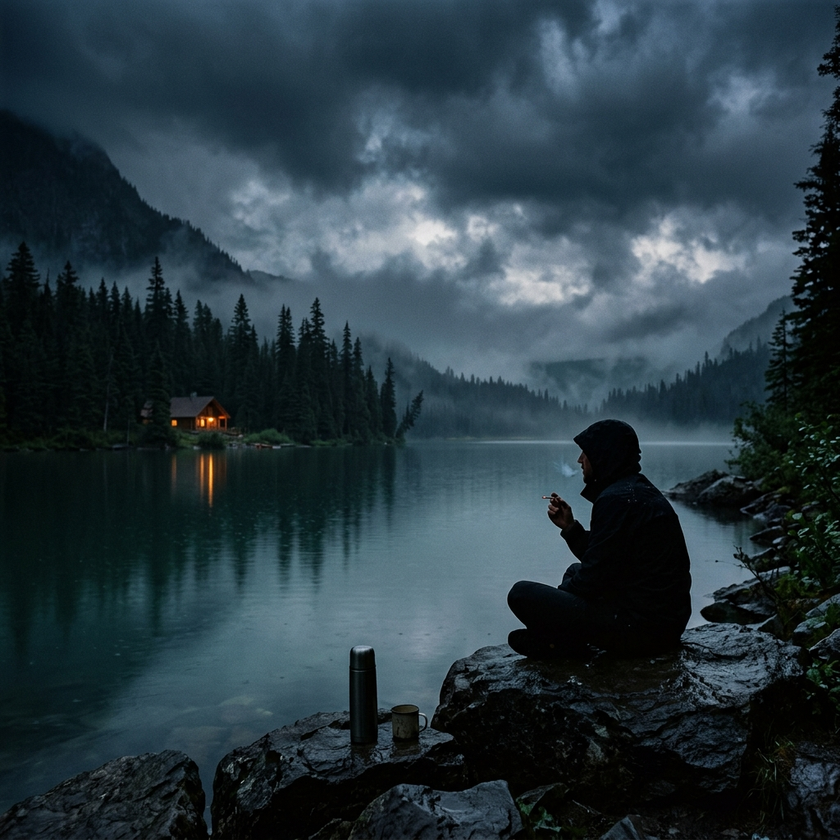
#> input picture assets/images/lake_guy.png, 840 x 840 px, shrunk from 1024 x 1024 before the run, found by its file name
$ python crop_person.py
#> lines starting #> are read from the running program, lines starting #| are printed output that depends on the picture; long printed decimals are rounded
from PIL import Image

img = Image.open('c:/laragon/www/my_vibe/assets/images/lake_guy.png')
#> img is the input picture: PIL image 840x840 RGB; mean R, G, B 41.6, 58.4, 66.7
w, h = img.size
#> w = 840; h = 840
print(f"Dimensions: {w}x{h}")
#| Dimensions: 840x840

# Let's save a cropped region around the person to check it manually or inspect the values
# The person is on the right, around x: 0.55 to 0.85, y: 0.50 to 0.90
crop_x1 = int(w * 0.58)
#> crop_x1 = 487
crop_y1 = int(h * 0.55)
#> crop_y1 = 462
crop_x2 = int(w * 0.72)
#> crop_x2 = 604
crop_y2 = int(h * 0.75)
#> crop_y2 = 630

cropped = img.crop((crop_x1, crop_y1, crop_x2, crop_y2))
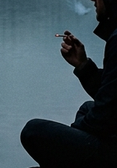
#> cropped: PIL image 117x168 RGB; mean R, G, B 59.5, 76.2, 84.3
cropped.save('c:/laragon/www/my_vibe/scratch/person_crop.png')
print(f"Saved crop of size {cropped.size} to scratch/person_crop.png")
#| Saved crop of size (117, 168) to scratch/person_crop.png

# Let's find local brightness peaks (e.g. the cigarette tip) in this crop
# The cigarette tip is usually a small white/orange spot. Let's find the brightest pixel.
brightest = None
max_b = -1
for cy in range(crop_y1, crop_y2):
    for cx in range(crop_x1, crop_x2):
        r, g, b = img.getpixel((cx, cy))[:3]
        brightness = (r + g + b) / 3.0
        # If it's a small ember, it might also have higher red/yellow hue. Let's check:
        if brightness > max_b:
            max_b = brightness
            brightest = (cx, cy, r, g, b)
#> after the loop, brightest = (556, 587, 165, 183, 191); max_b = 179.7

print(f"Brightest pixel in person crop: x={brightest[0]} ({brightest[0]/w:.4f}), y={brightest[1]} ({brightest[1]/h:.4f}), rgb={brightest[2:5]}, brightness={max_b}")
#| Brightest pixel in person crop: x=556 (0.6619), y=587 (0.6988), rgb=(165, 183, 191), brightness=179.667

$ run again, with assets/images/rainy_forest.jpg saved as assets/images/lake_guy.png
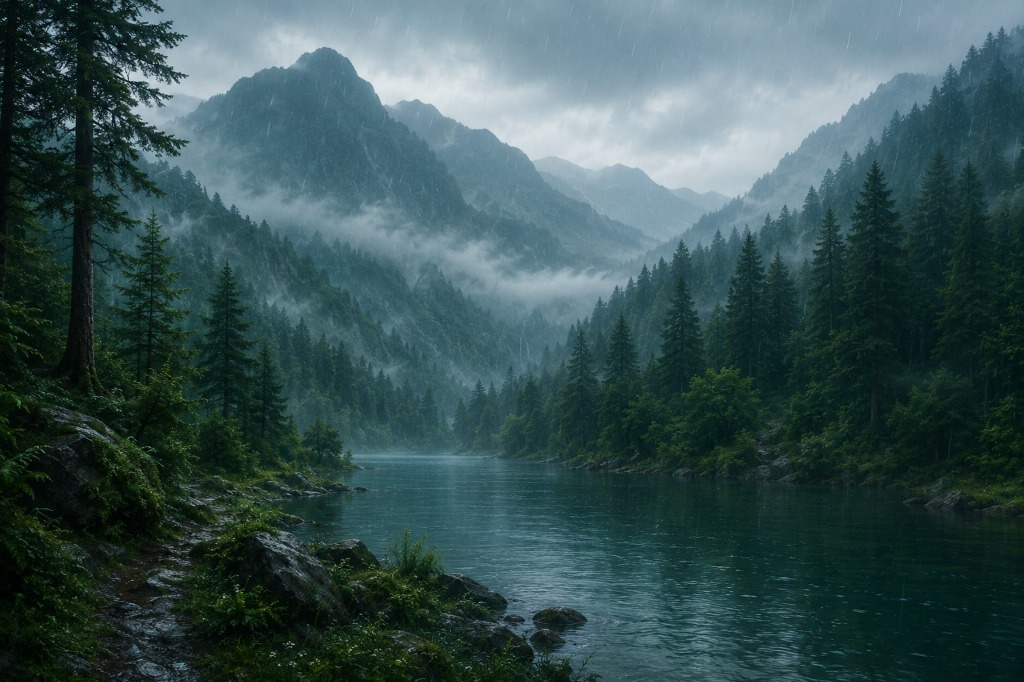
#> input picture assets/images/rainy_forest.jpg, 1024 x 682 px, found by its file name
#> img is the input picture: PIL image 1024x682 RGB; mean R, G, B 56.5, 82.1, 83.3
#| Dimensions: 1024x682
#> `cropped = img.crop((crop_x1, crop_y1, crop_x2, crop_y2))`:
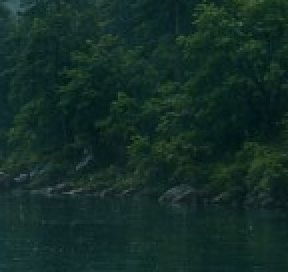
#> cropped: PIL image 144x136 RGB (shown 2 times larger); mean R, G, B 19.5, 45.2, 38.9
#| Saved crop of size (144, 136) to scratch/person_crop.png
#> after the loop `for cy in range(crop_y1, crop_y2):`: brightest = (628, 471, 88, 107, 105); max_b = 100
#| Brightest pixel in person crop: x=628 (0.6133), y=471 (0.6906), rgb=(88, 107, 105), brightness=100.0
